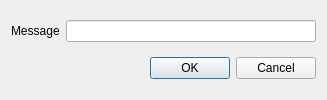
<?xml version="1.0" encoding="UTF-8"?>
<ui version="4.0">
 <class>Dialog</class>
 <widget class="QDialog" name="Dialog">
  <property name="geometry">
   <rect>
    <x>0</x>
    <y>0</y>
    <width>327</width>
    <height>100</height>
   </rect>
  </property>
  <property name="windowTitle">
   <string>Dialog</string>
  </property>
  <layout class="QVBoxLayout" name="verticalLayout">
   <item>
    <layout class="QHBoxLayout" name="horizontalLayout">
     <item>
      <widget class="QLabel" name="label">
       <property name="text">
        <string>Message</string>
       </property>
      </widget>
     </item>
     <item>
      <widget class="QLineEdit" name="lineEdit"/>
     </item>
    </layout>
   </item>
   <item>
    <widget class="QDialogButtonBox" name="buttonBox">
     <property name="standardButtons">
      <set>QDialogButtonBox::Cancel|QDialogButtonBox::Ok</set>
     </property>
    </widget>
   </item>
  </layout>
 </widget>
 <resources/>
 <connections/>
</ui>
